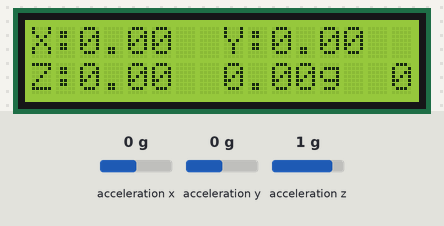
Bench run of a sketch on a simulated Arduino Uno, built with avr-gcc and run on an emulated ATmega328P. On the bench: 16×2 character LCD. The inputs (shaded band) are chosen by the test bench; at power-on: acceleration x 0 g, acceleration y 0 g, acceleration z 1 g.

Above: at 6.2 s.
6.3 s: acceleration x set to -1.4 g
At 7.1 s:
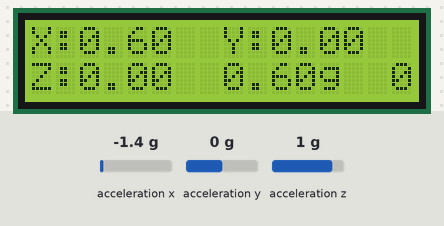
9.3 s: acceleration y set to -1.4 g
At 10.5 s:
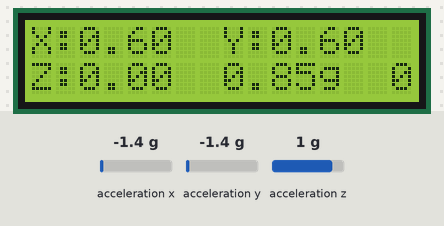
12.3 s: acceleration z set to -1.4 g
At 12.8 s:
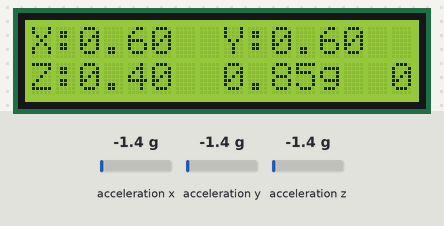
15.3 s: acceleration x set to -0.8 g
At 16.3 s:
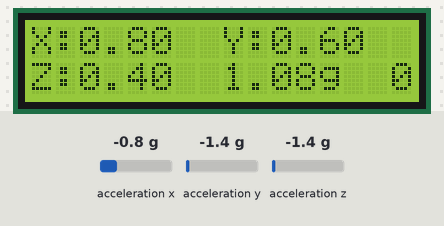
Timing chart, 0 to 18.3 s (numbered marks = the images above; inputs shaded):
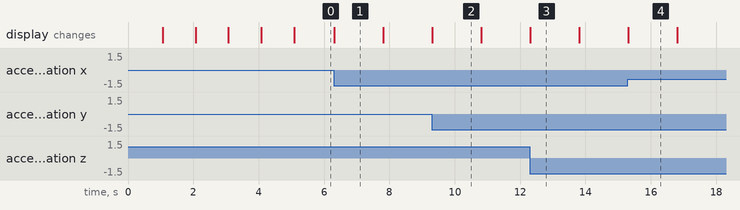

Measured:
- what the display in image 1 shows lasts 1.5 s, from 6.3 s to 7.8 s

The sketch:

Accelerometer.ino
```cpp
/*

*/
#include "LiquidCrystal.h"
#include "CurieIMU.h"

/* VARIABLES YOU SHOULD PLAY WITH */
/* ============================== */
// set Range to 2, 4, 8, or 16, corresponding to # of g's it will detect
int AccRange = 16;
// Frequency of reading acceleration in milliseconds
int ReadInterval = 2;
// Time to remember peak acceleration in milliseconds
int PeakHoldTime = 8000;
int xCalibration, yCalibration, zCalibration;

/* VARIABLES YOU SHOULD LEAVE ALONE */
/* ================================ */
LiquidCrystal lcd (12,11,5,4,3,2);
int PeakTimer = 0;
float TotalAcceleration;
// These are used to compare previous values so the LCD only updates when there is a change
// Values are initially set to improbable numbers so the the display always updates the first time through
float axPeak, ayPeak, azPeak;
float axPrev = -1, ayPrev = -1, azPrev = -1, PeakPrev = -1, PeakAcceleration = -1;

void setup() {
  Serial.begin(9600); // initialize Serial communication
  //while (!Serial);    // wait for the serial port to open

  // initialize device
  //Serial.println("Initializing IMU device...");
  CurieIMU.begin();

  // Set the accelerometer range
  CurieIMU.setAccelerometerRange(AccRange);
  CurieIMU.setAccelerometerRate(1600);

  //Initialize LCD:
  lcd.begin(16,2);

  //Run calibration
  calibrate();
}

void loop() {
  int axRaw, ayRaw, azRaw;         // raw accelerometer values
  float ax, ay, az;

  // read raw accelerometer measurements from device
  CurieIMU.readAccelerometer(axRaw, ayRaw, azRaw);

  // convert the raw accelerometer data to G's
  ax = convertRawAcceleration(axRaw,xCalibration);
  ay = convertRawAcceleration(ayRaw,yCalibration);
  az = convertRawAcceleration(azRaw,zCalibration);

  // Calculate total acceleration based on 3-axis inputs, and factoring out force of gravity
  TotalAcceleration = sqrt(sq(ax) + sq(ay) + sq(az));

  // If we get a new peak, update the peak values
  if (TotalAcceleration > PeakAcceleration) {
    PeakAcceleration = TotalAcceleration;
    PeakTimer = 0;
    //convert to absolute values for accurate comparison
    ax = abs(ax);
    ay = abs(ay);
    az = abs(az);
    axPeak = ax;
    ayPeak = ay;
    azPeak = az;
    if (TotalAcceleration > 6) {                // Note on Arduino orientation: With diplay upright, Y axis is up-down
      lcd.setCursor (15,0);
      if (ay > 2  &&  ay > ax &&  (2*ay) > az) {   //if Y axis is a signifant vector, call it an uppercut
        lcd.print("U");
      }
      else if (az > ax  &&  az > (2*ay)) {        //if Z axis is the largest vector, call is a straight/jab
        lcd.print("S");
      }
      else if (ax > az  &&  ax > ay) {            //if X axis is the largest vector, call is a hook
        lcd.print("H");
      }
      else {
        lcd.print("?");                         //it's a good punch, but we don't know what type it is
      }
    }
    else {
      lcd.print(" ");                           //too small to register; clear the display segment
    }
  }
  // If this is not a new peak, keep displaying the old peak values
  else {
    ax = axPeak;
    ay = ayPeak;
    az = azPeak;
  }

  //format text for display. Note we can get rid of display variables as long as actual variables display correctly.
  /*float axDisplay = ax;
  float ayDisplay = ay;
  float azDisplay = az;
  float PeakDisplay = PeakAcceleration;*/

  // display accelerometer x/y/z values
  if (abs (ax - axPrev) > 0.02) {  //Udpate display if x measurement has changed
    lcd.setCursor (0,0);
    lcd.print("X:");
    lcd.print(ax);
  }
  if (abs (ay - ayPrev) > 0.02) {  //Udpate display if y measurement has changed
    lcd.setCursor (7,0);
    lcd.print(" Y:");
    lcd.print(ay);
  }
  if (abs (az - azPrev) > 0.02) {  //Udpate display if z measurement has changed
    lcd.setCursor (0,1);
    lcd.print("Z:");
    lcd.print(az);
  }
  if (abs (PeakAcceleration - PeakPrev) > 0.1) {  //Udpate display if peak acceleration has changed
    lcd.setCursor (8,1);
    lcd.print(PeakAcceleration);
    lcd.print("g");
  }
  lcd.setCursor (15,1);
  lcd.print(int(PeakTimer/1000));

  // remember values for comparison with next round
  axPrev = ax;
  ayPrev = ay;
  azPrev = az;
  PeakPrev = PeakAcceleration;

  // wait for next read cycle
  delay(ReadInterval);

  // zero out peak display if more time than the peak interval has passed
  PeakTimer = PeakTimer + ReadInterval;
  if (PeakTimer > PeakHoldTime) {
    PeakTimer = 0;
    PeakPrev = -1;
    axPrev = -1;
    ayPrev = -1;
    azPrev = -1;
    lcd.clear();
  }
}

float convertRawAcceleration(int aRaw, int aCalibration) {
  // Maximum negative g maps to a raw value of -32768
  // Maximum positive g maps to a raw value of 32767

  float a = ((aRaw - aCalibration) * AccRange) / 32768.0;

  return a;
}

void calibrate() {
  /* Update this later to detect lack of motion before starting, and restart if values change by >1% between readings */
  int axRaw, ayRaw, azRaw;         // raw accelerometer values
  long xCalSum = 0, yCalSum = 0, zCalSum = 0;

  lcd.setCursor (0,0);
  lcd.print("CALIBRATING...");

  for(int test = 5; test > 0 ; test--){
    lcd.setCursor (14,0);
    lcd.print(test);

    // read raw accelerometer measurements from device
    CurieIMU.readAccelerometer(axRaw, ayRaw, azRaw);

    lcd.setCursor (0,1);
    lcd.print(axRaw);
    lcd.print(" ");
    lcd.print(ayRaw);
    lcd.print(" ");
    lcd.print(azRaw);

    // add meaurements to previous test for averaging at end of test
    xCalSum = xCalSum + axRaw;
    yCalSum = yCalSum + ayRaw;
    zCalSum = zCalSum + azRaw;

    // wait some time
    delay(1000);
  }

  // testing done; calculate calibration values
  xCalibration = xCalSum / 5;
  yCalibration = yCalSum / 5;
  zCalibration = zCalSum / 5;

  lcd.clear();
}
```
